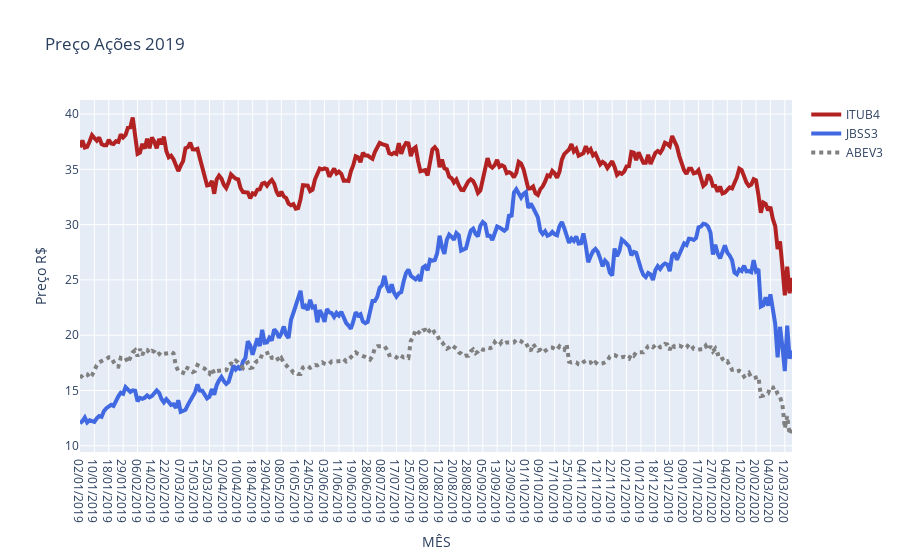

Here is the notebook cell this chart was saved with:
### Code cell
import plotly.graph_objects as go
import pandas as pd
from datetime import date, datetime

# Add data
df = pd.read_html('http://github.com/leafarsntram/Vis/blob/master/data/ITUB4.SA.csv')[0]
df2 = pd.read_html('http://github.com/leafarsntram/Vis/blob/master/data/JBSS3.SA.csv')[0]
df3 = pd.read_html('http://github.com/leafarsntram/Vis/blob/master/data/ABEV3.SA.csv')[0]

fig = go.Figure()
# Create and style traces
fig.add_trace(go.Scatter(x=df.Date, y=df.Close, name='ITUB4',
                         line=dict(color='firebrick', width=4)))
fig.add_trace(go.Scatter(x=df2.Date , y=df2.Close, name = 'JBSS3',
                         line=dict(color='royalblue', width=4)))
fig.add_trace(go.Scatter(x=df3.Date, y=df3.Close, name='ABEV3',
                         line=dict(color='gray', width=4,
                              dash='dot') # dash options include 'dash', 'dot', and 'dashdot'
))
#fig.add_trace(go.Scatter(x=df.Date, y=df.Close, name='ITUB4',                         line = dict(color='royalblue', width=4, dash='dash')))
#fig.add_trace(go.Scatter(x=df2.Date, y=df2.Close, name='JBSS3',                         line = dict(color='firebrick', width=4, dash='dot')))
#fig.add_trace(go.Scatter(x=df3.Date, y=df3.Close, name='ABEV3',                         line=dict(color='royalblue', width=4, dash='dot')))

# Edit the layout
fig.update_layout(title='Preço Ações 2019',
                   xaxis_title='MÊS',
                   yaxis_title='Preço R$')


fig.show()

### Figure 1 — Plotly figure (JSON) as saved in the notebook; plotly's stock layout.template omitted (floating-point values rounded to 4 significant figures; data arrays with more than 128 entries replaced by an {"elided": "..."} marker saying what was removed)
{"data": [{"line": {"color": "firebrick", "width": 4}, "name": "ITUB4", "type": "scatter", "x": {"elided": "298 str values"}, "y": {"elided": "298 float values"}}, {"line": {"color": "royalblue", "width": 4}, "name": "JBSS3", "type": "scatter", "x": {"elided": "298 str values"}, "y": {"elided": "298 float values"}}, {"line": {"color": "gray", "dash": "dot", "width": 4}, "name": "ABEV3", "type": "scatter", "x": {"elided": "298 str values"}, "y": {"elided": "298 float values"}}], "layout": {"title": {"text": "Preço Ações 2019"}, "xaxis": {"title": {"text": "MÊS"}}, "yaxis": {"title": {"text": "Preço R$"}}}}
